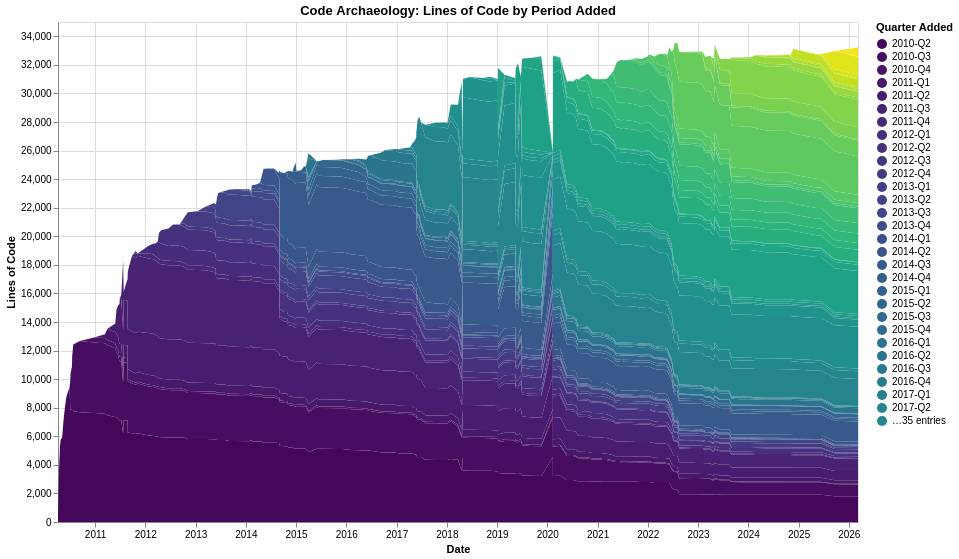

Vega-Lite specification for this chart:
### Vega-Lite specification from a JSON file in a GitHub repository (floating-point values rounded to 4 significant figures; data arrays with more than 128 entries replaced by an {"elided": "..."} marker saying what was removed)
{"$schema": "https://vega.github.io/schema/vega-lite/v6.1.0.json", "config": {"view": {"continuousHeight": 300, "continuousWidth": 300}}, "data": {"name": "data-0bddb53afabba38b152002121b46cf79"}, "datasets": {"data-0bddb53afabba38b152002121b46cf79": {"elided": "5528 records"}}, "encoding": {"color": {"field": "period", "scale": {"scheme": "viridis"}, "title": "Quarter Added", "type": "ordinal"}, "order": {"field": "period", "sort": "ascending", "type": "ordinal"}, "tooltip": [{"field": "commit_date", "type": "temporal"}, {"field": "period", "type": "ordinal"}, {"field": "line_count", "type": "quantitative"}], "x": {"field": "commit_date", "title": "Date", "type": "temporal"}, "y": {"field": "line_count", "title": "Lines of Code", "type": "quantitative"}}, "height": 500, "mark": {"type": "area"}, "title": "Code Archaeology: Lines of Code by Period Added", "width": 800}
